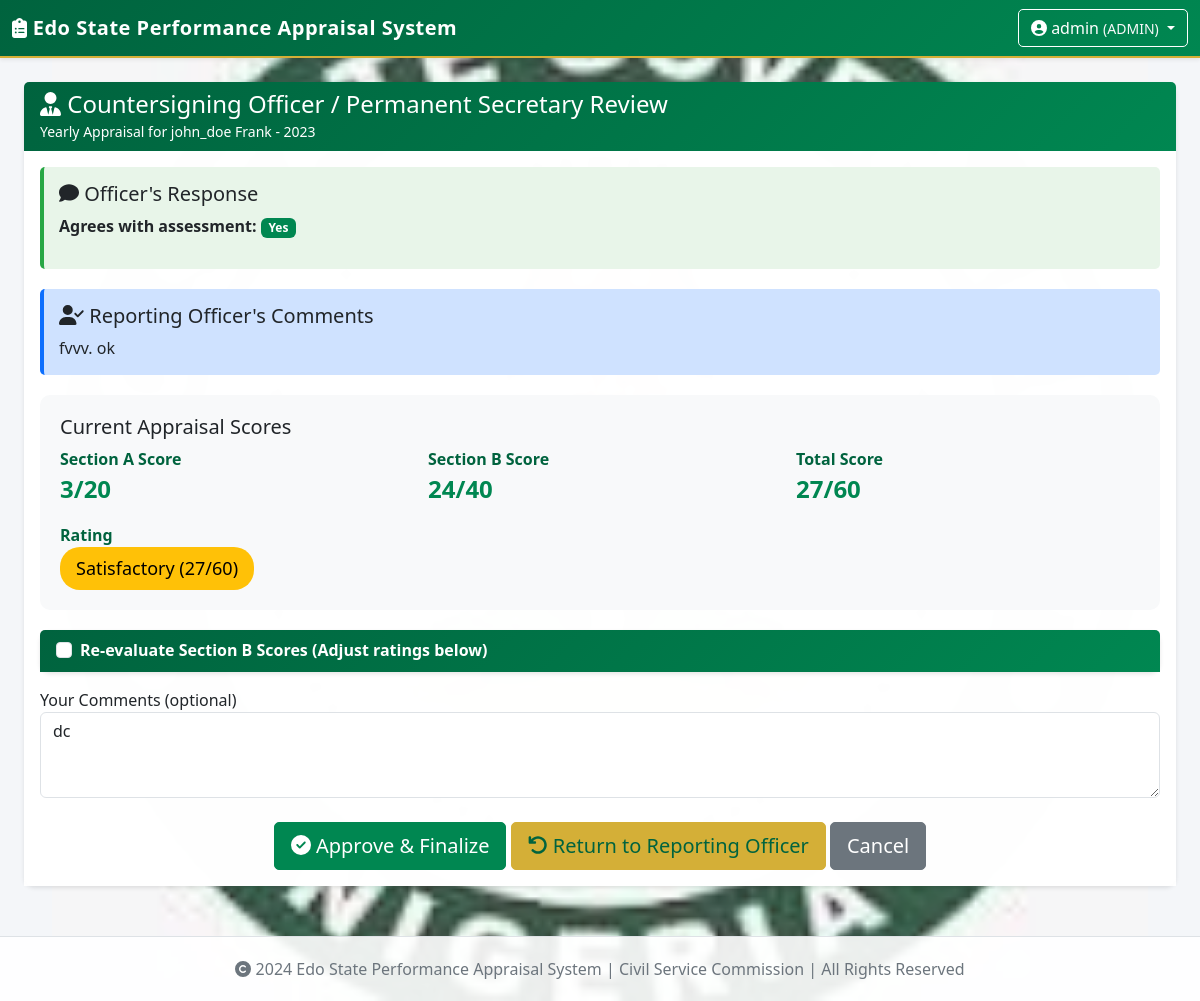
Screenshot of /quarterly/ps-review/1 (signed in) with the database file from the repository.
### app/models/user.py (models this page shows, shortened)
class User(UserMixin, db.Model):
    __tablename__ = 'users'
    id = db.Column(db.Integer, primary_key=True)
    username = db.Column(db.String(80), unique=True, nullable=False)
    email = db.Column(db.String(120), unique=True, nullable=False)
    password_hash = db.Column(db.String(200), nullable=False)
    role = db.Column(db.String(50), nullable=False, default='STAFF')
    is_active = db.Column(db.Boolean, default=True)
    created_at = db.Column(db.DateTime, default=datetime.utcnow)
    staff_no = db.Column(db.String(50), unique=True)
    surname = db.Column(db.String(100))
    first_name = db.Column(db.String(100))
    other_names = db.Column(db.String(200))
    title = db.Column(db.String(20))
    date_of_birth = db.Column(db.Date, nullable=True)
    date_first_appointment = db.Column(db.Date, nullable=True)
    post_appointed = db.Column(db.String(200))
    present_post = db.Column(db.String(200))
    salary_grade = db.Column(db.String(50))
    ministry = db.Column(db.String(200))  # MDA
    department = db.Column(db.String(200))  # Department
    division = db.Column(db.String(200))
    branch = db.Column(db.String(200))
    section = db.Column(db.String(200))
    def has_role(self, role):
        return self.role == role or self.role == 'ADMIN'
    @property
    def full_name(self):
        return f"{self.surname} {self.first_name} {self.other_names or ''}".strip()

### app/models/quarterly_plan.py (models this page shows, shortened)
class YearlyAppraisal(db.Model):
    __tablename__ = 'yearly_appraisals'
    id = db.Column(db.Integer, primary_key=True)
    user_id = db.Column(db.Integer, db.ForeignKey('users.id'), nullable=False)
    appraisal_year = db.Column(db.Integer, nullable=False)
    section_b_work_output = db.Column(db.Float, default=0)
    section_b_innovation = db.Column(db.Float, default=0)
    section_b_leadership = db.Column(db.Float, default=0)
    section_b_teamwork = db.Column(db.Float, default=0)
    section_b_communication = db.Column(db.Float, default=0)
    section_b_ethics = db.Column(db.Float, default=0)
    section_b_total = db.Column(db.Float, default=0)
    annual_report = db.Column(db.Text)
    reasons_for_failure = db.Column(db.Text)
    submitted_at = db.Column(db.DateTime)
    training_attendance_score = db.Column(db.Integer, default=0)  # from JOOPSA
    clock_in_score = db.Column(db.Integer, default=0)  # from HRM
    peer_review_score = db.Column(db.Integer, default=0)  # 360 review
    diligently_executed = db.Column(db.Integer, default=3)
    delivered_timelines = db.Column(db.Integer, default=3)
    punctuality_effectiveness = db.Column(db.Integer, default=3)
    decency_presentability = db.Column(db.Integer, default=3)
    productivity = db.Column(db.Integer, default=3)
    communication_skills = db.Column(db.Integer, default=3)
    team_collaboration = db.Column(db.Integer, default=3)
    independent_work = db.Column(db.Integer, default=3)
    openness_to_learning = db.Column(db.Integer, default=3)
    proactivity_initiative = db.Column(db.Integer, default=3)
    reporting_officer_comments = db.Column(db.Text)
    reporting_officer_sent_at = db.Column(db.DateTime)
    officer_agrees = db.Column(db.Boolean, default=None)
    officer_comments = db.Column(db.Text)
    officer_disagreement_reason = db.Column(db.Text)
    officer_response_at = db.Column(db.DateTime)
    countersigning_officer_id = db.Column(db.Integer, db.ForeignKey('users.id'), nullable=True)
    ps_review_completed = db.Column(db.Boolean, default=False)
    ps_review_date = db.Column(db.DateTime)
    ps_comments = db.Column(db.Text)
    total_score = db.Column(db.Float, default=0)
    rating = db.Column(db.String(50), default='Not Rated')
    status = db.Column(db.String(50), default='DRAFT')  # DRAFT, SUBMITTED, OFFICER_RESPONSE, RO_REVIEW, PS_REVIEW, FINALIZED
    finalized_at = db.Column(db.DateTime)
    reporting_officer_id = db.Column(db.Integer, db.ForeignKey('users.id'), nullable=True)
    created_at = db.Column(db.DateTime, default=datetime.utcnow)
    updated_at = db.Column(db.DateTime, default=datetime.utcnow, onupdate=datetime.utcnow)
    user = db.relationship('User', foreign_keys=[user_id], backref='yearly_appraisals')
    reporting_officer = db.relationship('User', foreign_keys=[reporting_officer_id], backref='ro_appraisals')
    countersigning_officer = db.relationship('User', foreign_keys=[countersigning_officer_id], backref='cs_appraisals')

### app/quarterly/routes.py (the view, shortened to what this page needs)
@quarterly_bp.route('/ps-review/<int:appraisal_id>', methods=['GET', 'POST'])
@login_required
def ps_review(appraisal_id):
    appraisal = YearlyAppraisal.query.get_or_404(appraisal_id)
    if not (current_user.has_role('ADMIN') or current_user.role == 'PERMANENT_SECRETARY' or current_user.role == 'COUNTERSIGNING_OFFICER'):
        flash('Unauthorized', 'danger')
        return redirect(url_for('quarterly.dashboard'))
    section_a_total = (appraisal.training_attendance_score or 0) + (appraisal.clock_in_score or 0) + (appraisal.peer_review_score or 0)
    section_a_total = min(section_a_total, 20)
    section_b_total = appraisal.section_b_total or 0
    section_b_total = min(section_b_total, 40)
    total_score = section_a_total + section_b_total
    total_score = min(total_score, 60)
    if total_score >= 45:
        rating = 'Excellent'
    elif total_score >= 35:
        rating = 'Good'
    elif total_score >= 25:
        rating = 'Satisfactory'
    elif total_score >= 15:
        rating = 'Needs Improvement'
    else:
        rating = 'Poor'
    return render_template('quarterly/ps_review.html',
                         appraisal=appraisal,
                         section_a_total=section_a_total,
                         section_b_total=section_b_total,
                         total_score=total_score,
                         rating=rating)

### app/templates/quarterly/ps_review.html (shortened to what this page needs)
{% extends "base.html" %}
{% block content %}
<div class="container-fluid">
    <div class="row mb-4">
        <div class="col-12">
            <div class="card">
                <div class="card-header bg-primary text-white">
                    <h4 class="mb-0"><i class="fas fa-user-tie"></i> Countersigning Officer / Permanent Secretary Review</h4>
                    <small>Yearly Appraisal for {{ appraisal.user.full_name or appraisal.user.username }} - {{ appraisal.appraisal_year }}</small>
                </div>
                <div class="card-body">
                    {% if appraisal.officer_comments or appraisal.officer_agrees is not none %}
                    <div class="officer-response-box">
                        <h5><i class="fas fa-comment"></i> Officer's Response</h5>
                        <p><strong>Agrees with assessment:</strong>
                            {% if appraisal.officer_agrees %}
                                <span class="badge bg-success">Yes</span>
                            {% else %}
                                <span class="badge bg-danger">No</span>
                            {% endif %}
                        </p>
                    </div>
                    {% endif %}
                    {% if appraisal.reporting_officer_comments %}
                    <div class="reporting-officer-box">
                        <h5><i class="fas fa-user-check"></i> Reporting Officer's Comments</h5>
                        <p class="mb-0">{{ appraisal.reporting_officer_comments }}</p>
                    </div>
                    {% endif %}
                    <div class="score-card">
                        <h5>Current Appraisal Scores</h5>
                        <div class="row">
                            <div class="col-md-4">
                                <div class="score-label">Section A Score</div>
                                <div class="score-value">{{ section_a_total }}/20</div>
                            </div>
                            <div class="col-md-4">
                                <div class="score-label">Section B Score</div>
                                <div class="score-value">{{ section_b_total }}/40</div>
                            </div>
                            <div class="col-md-4">
                                <div class="score-label">Total Score</div>
                                <div class="score-value">{{ total_score }}/60</div>
                            </div>
                        </div>
                        <div class="row mt-3">
                            <div class="col-12">
                                <div class="score-label">Rating</div>
                                <div>
                                    <span class="rating-badge rating-{{ rating|lower|replace(' ', '-') }}">{{ rating }} ({{ total_score }}/60)</span>
                                </div>
                            </div>
                        </div>
                    </div>
                    <form method="POST">
                        <div class="card mb-3">
                            <div class="card-header bg-light">
                                <div class="form-check">
                                    <input class="form-check-input" type="checkbox" name="re_evaluate" id="reEvaluate" value="yes">
                                    <label class="form-check-label fw-bold" for="reEvaluate">
                                        Re-evaluate Section B Scores (Adjust ratings below)
                                    </label>
                                </div>
                            </div>
                        </div>
                        <div class="form-group mb-3">
                            <label>Your Comments (optional)</label>
                            <textarea name="ps_comments" class="form-control" rows="3" placeholder="Add your comments or observations...">{{ appraisal.ps_comments or '' }}</textarea>
                        </div>
                        <div class="text-center mt-4">
                            <button type="submit" name="action" value="approve" class="btn btn-success btn-lg">
                                <i class="fas fa-check-circle"></i> Approve & Finalize
                            </button>
                            <button type="submit" name="action" value="return" class="btn btn-warning btn-lg" onclick="return confirm('Are you sure you want to return this appraisal to the Reporting Officer?')">
                                <i class="fas fa-undo"></i> Return to Reporting Officer
                            </button>
                            <a href="{{ url_for('quarterly.dashboard') }}" class="btn btn-secondary btn-lg">Cancel</a>
                        </div>
                    </form>
                </div>
            </div>
        </div>
    </div>
</div>
{% endblock %}

### app/templates/base.html (shortened to what this page needs)
<!DOCTYPE html>
<html lang="en">
<head>
    <link href="https://cdn.jsdelivr.net/npm/bootstrap@5.3.0/dist/css/bootstrap.min.css" rel="stylesheet">
    <link rel="stylesheet" href="https://cdnjs.cloudflare.com/ajax/libs/font-awesome/6.4.0/css/all.min.css">
</head>
<body>
    <nav class="navbar navbar-dark shadow-sm">
        <div class="container-fluid">
            <a class="navbar-brand" href="{{ url_for('reports.dashboard') }}">
                <i class="fas fa-clipboard-list"></i> Edo State Performance Appraisal System
            </a>
            {% if current_user.is_authenticated %}
            <div class="dropdown">
                <button class="btn btn-outline-light dropdown-toggle" type="button" data-bs-toggle="dropdown" aria-expanded="false">
                    <i class="fas fa-user-circle"></i>
                    {{ current_user.username }}
                    <small class="text-light">({{ current_user.role }})</small>
                </button>
            </div>
            {% else %}
            <a href="{{ url_for('auth.login') }}" class="btn btn-outline-light">Login</a>
            {% endif %}
        </div>
    </nav>
    <div class="container-fluid mt-4">
        {% block content %}{% endblock %}
    </div>
    <footer>
        <div class="container">
            <p class="mb-0">
                <i class="fas fa-copyright"></i> 2024 Edo State Performance Appraisal System |
                Civil Service Commission | All Rights Reserved
            </p>
        </div>
    </footer>
</body>
</html>

### app/templates/quarterly/ps_review.html (style rules this page uses)
.score-card { background: #f8f9fa; border-radius: 10px; padding: 20px; margin-bottom: 20px; }
.score-label { font-weight: bold; color: #00633E; }
.score-value { font-size: 24px; font-weight: bold; color: #008751; }
.rating-badge { font-size: 18px; padding: 8px 16px; border-radius: 20px; display: inline-block; }
.rating-satisfactory { background: #ffc107; color: #000; }
.officer-response-box { background-color: #e8f5e9; border-left: 4px solid #28a745; padding: 15px; margin-bottom: 20px; border-radius: 5px; }
.reporting-officer-box { background-color: #cfe2ff; border-left: 4px solid #0d6efd; padding: 15px; margin-bottom: 20px; border-radius: 5px; }

### rows the page displays
User: username "admin", role "ADMIN"
User: user "john_doe Frank"
YearlyAppraisal: appraisal_year "2023", reporting_officer_comments "fvvv. ok", rating "Satisfactory", ps_comments "dc"

### other values shown
{{ section_a_total }} "3"
{{ section_b_total }} "24"
{{ total_score }} "27"
